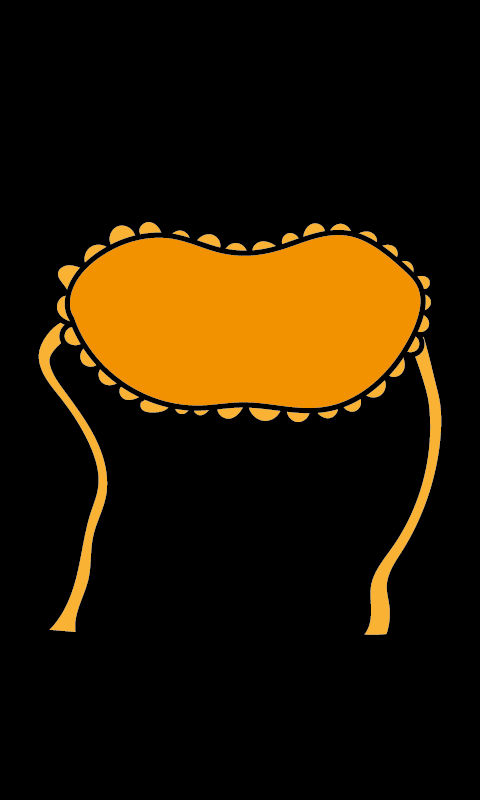

Below is a game level as drawn by its tile map, then a one-line description and the .tmx that defines it (tile-layer data replaced by summaries):
An orthogonal 60x100 tile map with 8x8 px tiles, 1 tile layer (Tile Layer 1), 2 tilesets and 200 objects.

<map version="1.4" tiledversion="1.4.3" orientation="orthogonal" renderorder="left-down" width="60" height="100" tilewidth="8" tileheight="8" infinite="0" nextlayerid="4" nextobjectid="203">
 <tileset firstgid="1" name="snake1" tilewidth="8" tileheight="8" tilecount="13200" columns="60">
  <image source="snake1.png" width="480" height="1760" />
 </tileset>
 <tileset firstgid="13201" name="snake2" tilewidth="8" tileheight="8" tilecount="13200" columns="60">
  <image source="snake2.png" width="480" height="1760" />
 </tileset>
 <objectgroup id="2" name="PiirtoPisteet">
  <object id="1" x="52.1658" y="618.537">
   <point />
  </object>
  <object id="2" x="59.6181" y="611.085">
   <point />
  </object>
  <object id="3" x="67.0703" y="597.112">
   <point />
  </object>
  <object id="4" x="74.5226" y="585.934">
   <point />
  </object>
  <object id="5" x="78.2487" y="572.892">
   <point />
  </object>
  <object id="6" x="83.8379" y="556.125">
   <point />
  </object>
  <object id="7" x="87.564" y="531.905">
   <point />
  </object>
  <object id="8" x="90.3586" y="521.658">
   <point />
  </object>
  <object id="9" x="95.9478" y="503.959">
   <point />
  </object>
  <object id="10" x="98.7424" y="487.191">
   <point />
  </object>
  <object id="11" x="101.537" y="470.424">
   <point />
  </object>
  <object id="12" x="96.8794" y="456.451">
   <point />
  </object>
  <object id="13" x="89.4271" y="438.752">
   <point />
  </object>
  <object id="14" x="81.9748" y="423.847">
   <point />
  </object>
  <object id="15" x="74.5226" y="411.737">
   <point />
  </object>
  <object id="16" x="62.4127" y="400.559">
   <point />
  </object>
  <object id="17" x="55.8919" y="388.449">
   <point />
  </object>
  <object id="18" x="48.4397" y="374.476">
   <point />
  </object>
  <object id="19" x="48.4397" y="366.092">
   <point />
  </object>
  <object id="20" x="48.4397" y="347.462">
   <point />
  </object>
  <object id="21" x="60.5496" y="329.762">
   <point />
  </object>
  <object id="22" x="68.9334" y="320.447">
   <point />
  </object>
  <object id="23" x="60.5496" y="619.469">
   <point />
  </object>
  <object id="24" x="66.1388" y="620.401">
   <point />
  </object>
  <object id="25" x="73.5911" y="621.332">
   <point />
  </object>
  <object id="26" x="79.1803" y="622.264">
   <point />
  </object>
  <object id="27" x="82.9064" y="618.537">
   <point />
  </object>
  <object id="28" x="83.8379" y="597.112">
   <point />
  </object>
  <object id="29" x="90.3586" y="587.797">
   <point />
  </object>
  <object id="30" x="94.0848" y="578.482">
   <point />
  </object>
  <object id="31" x="94.0848" y="556.125">
   <point />
  </object>
  <object id="32" x="96.8794" y="542.152">
   <point />
  </object>
  <object id="33" x="102.469" y="519.795">
   <point />
  </object>
  <object id="34" x="106.195" y="503.959">
   <point />
  </object>
  <object id="35" x="109.921" y="489.986">
   <point />
  </object>
  <object id="36" x="110.852" y="476.945">
   <point />
  </object>
  <object id="37" x="109.921" y="467.629">
   <point />
  </object>
  <object id="38" x="67.0703" y="327.899">
   <point />
  </object>
  <object id="39" x="61.4811" y="341.872">
   <point />
  </object>
  <object id="40" x="54.0289" y="355.845">
   <point />
  </object>
  <object id="41" x="74.5226" y="295.296">
   <point />
  </object>
  <object id="42" x="77.3172" y="282.254">
   <point />
  </object>
  <object id="43" x="86.6325" y="269.213">
   <point />
  </object>
  <object id="44" x="97.8109" y="259.898">
   <point />
  </object>
  <object id="45" x="106.195" y="251.514">
   <point />
  </object>
  <object id="46" x="114.578" y="247.788">
   <point />
  </object>
  <object id="47" x="128.551" y="243.13">
   <point />
  </object>
  <object id="48" x="139.73" y="236.609">
   <point />
  </object>
  <object id="49" x="147.182" y="235.678">
   <point />
  </object>
  <object id="50" x="159.292" y="234.746">
   <point />
  </object>
  <object id="51" x="175.128" y="237.541">
   <point />
  </object>
  <object id="52" x="181.649" y="238.472">
   <point />
  </object>
  <object id="53" x="194.69" y="243.13">
   <point />
  </object>
  <object id="54" x="208.663" y="249.651">
   <point />
  </object>
  <object id="55" x="219.842" y="251.514">
   <point />
  </object>
  <object id="56" x="237.541" y="256.171">
   <point />
  </object>
  <object id="57" x="243.13" y="256.171">
   <point />
  </object>
  <object id="58" x="257.103" y="255.24">
   <point />
  </object>
  <object id="59" x="269.213" y="251.514">
   <point />
  </object>
  <object id="60" x="283.186" y="248.719">
   <point />
  </object>
  <object id="61" x="290.638" y="245.925">
   <point />
  </object>
  <object id="62" x="302.748" y="241.267">
   <point />
  </object>
  <object id="63" x="313.926" y="238.472">
   <point />
  </object>
  <object id="64" x="324.173" y="233.815">
   <point />
  </object>
  <object id="65" x="336.283" y="233.815">
   <point />
  </object>
  <object id="66" x="352.119" y="233.815">
   <point />
  </object>
  <object id="67" x="365.161" y="239.404">
   <point />
  </object>
  <object id="68" x="374.476" y="244.993">
   <point />
  </object>
  <object id="69" x="391.244" y="253.377">
   <point />
  </object>
  <object id="70" x="399.627" y="270.144">
   <point />
  </object>
  <object id="71" x="383.791" y="254.308">
   <point />
  </object>
  <object id="72" x="407.08" y="275.734">
   <point />
  </object>
  <object id="73" x="417.327" y="285.98">
   <point />
  </object>
  <object id="74" x="416.395" y="296.227">
   <point />
  </object>
  <object id="75" x="413.6" y="311.132">
   <point />
  </object>
  <object id="76" x="408.943" y="324.173">
   <point />
  </object>
  <object id="77" x="406.148" y="336.283">
   <point />
  </object>
  <object id="78" x="405.217" y="349.325">
   <point />
  </object>
  <object id="79" x="419.19" y="337.215">
   <point />
  </object>
  <object id="80" x="421.984" y="347.462">
   <point />
  </object>
  <object id="81" x="428.505" y="354.914">
   <point />
  </object>
  <object id="82" x="427.573" y="375.408">
   <point />
  </object>
  <object id="83" x="414.532" y="355.845">
   <point />
  </object>
  <object id="84" x="410.806" y="359.571">
   <point />
  </object>
  <object id="85" x="419.19" y="371.681">
   <point />
  </object>
  <object id="86" x="427.573" y="398.696">
   <point />
  </object>
  <object id="87" x="431.299" y="394.97">
   <point />
  </object>
  <object id="88" x="423.847" y="404.285">
   <point />
  </object>
  <object id="89" x="427.573" y="424.779">
   <point />
  </object>
  <object id="90" x="431.299" y="432.231">
   <point />
  </object>
  <object id="91" x="419.19" y="442.478">
   <point />
  </object>
  <object id="92" x="426.642" y="449.93">
   <point />
  </object>
  <object id="93" x="424.779" y="465.766">
   <point />
  </object>
  <object id="94" x="410.806" y="472.287">
   <point />
  </object>
  <object id="95" x="425.71" y="480.671">
   <point />
  </object>
  <object id="96" x="411.737" y="492.781">
   <point />
  </object>
  <object id="97" x="411.737" y="507.685">
   <point />
  </object>
  <object id="98" x="406.148" y="517">
   <point />
  </object>
  <object id="99" x="397.764" y="526.316">
   <point />
  </object>
  <object id="100" x="398.696" y="536.563">
   <point />
  </object>
  <object id="101" x="385.654" y="546.81">
   <point />
  </object>
  <object id="102" x="385.654" y="556.125">
   <point />
  </object>
  <object id="103" x="380.997" y="565.44">
   <point />
  </object>
  </objectgroup>
 <objectgroup id="3" name="VoittoPisteet">
  <!-- 17 objects omitted --></objectgroup>
 <layer id="1" name="Tile Layer 1" width="60" height="100">
  <data>[6000 cells, 6000 non-empty, 6000 distinct tile ids]</data>
 </layer>
</map>
<!-- 97 of 200 objects omitted -->
